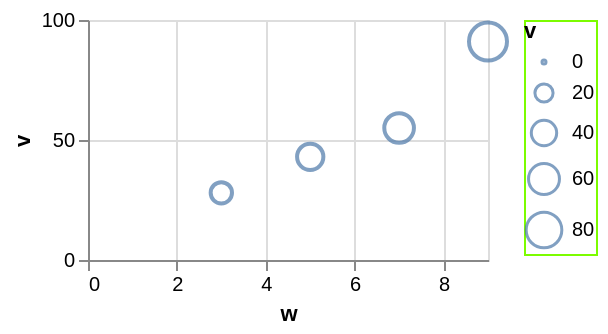

The Vega-Lite source for this figure:
### Vega-Lite specification from a JSON file in a GitHub repository (floating-point values rounded to 4 significant figures)
{"$schema": "https://vega.github.io/schema/vega-lite/v6.json", "width": 200, "height": 120, "data": {"values": [{"c": "alpha", "v": 28, "w": 3, "t": "2024-01-07"}, {"c": "beta", "v": 55, "w": 7, "t": "2024-03-19"}, {"c": "gamma", "v": 43, "w": 5, "t": "2024-06-02"}, {"c": "delta", "v": 91, "w": 9, "t": "2024-09-11"}]}, "mark": "point", "encoding": {"x": {"field": "w", "type": "quantitative"}, "y": {"field": "v", "type": "quantitative"}, "size": {"field": "v", "type": "quantitative", "legend": {"strokeColor": "lawngreen"}}}}
